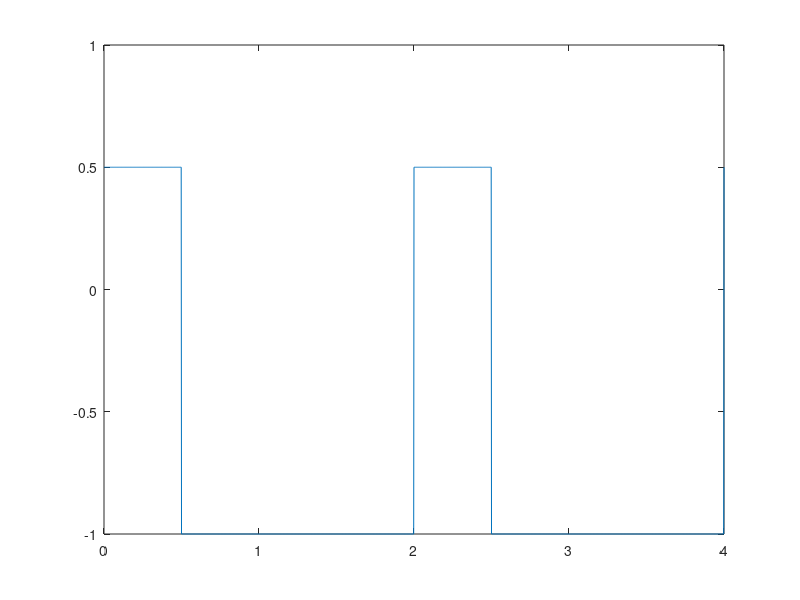
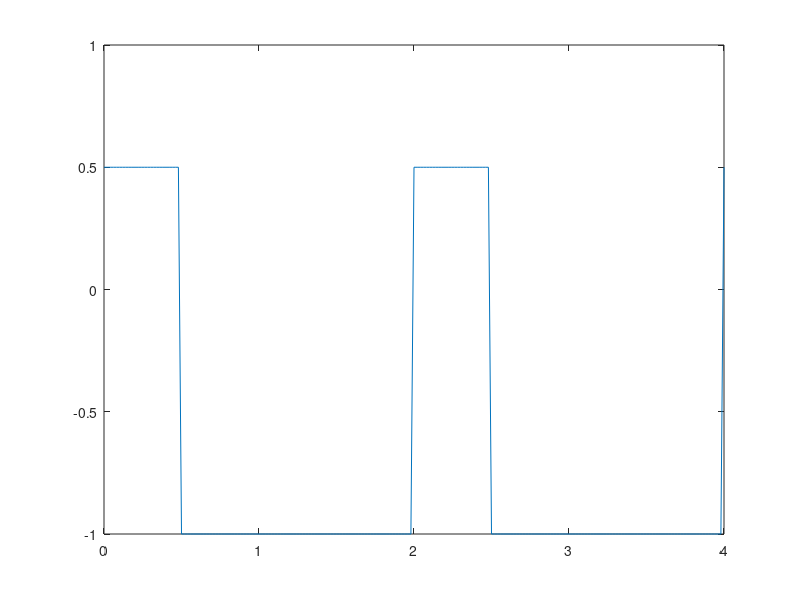
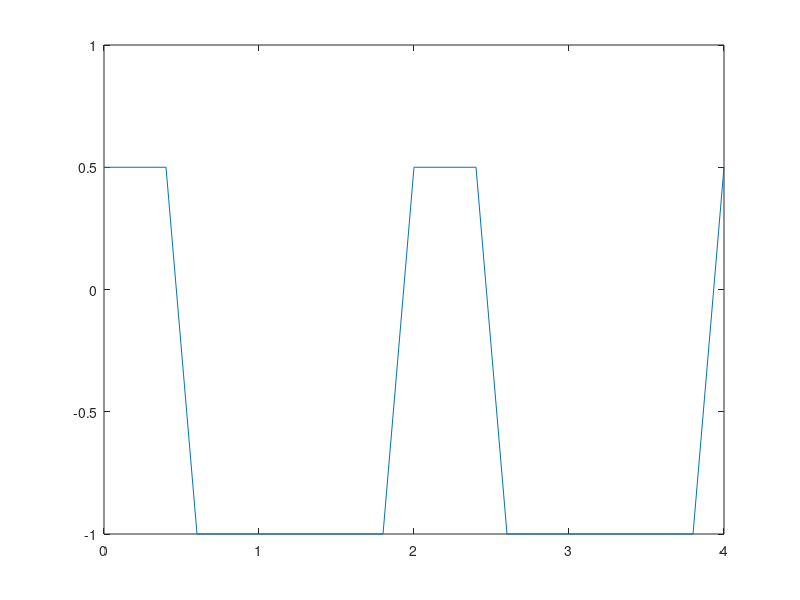

Write the MATLAB code that produced these figures, in order.
% am folosit informatii: https://www.mathworks.com/help/signal/ref/square.html?requestedDomain=www.mathworks.com

t1=0:0.002:4 %rezolutie temporara care afiseaza semnalul pt 4 s
t2=0:0.02:4
t3=0:0.2:4
T=2; %perioada
F=1/T %frecventa
x1=-0.25+0.75*square(2*pi*F*t1,25) %vectorul ce retine valorile semnalului; functia square primeste ca parametrii argumentul functiei sinus si factorul de umplere
%pentru ca semnalul sa aiba amplitudinea de 75% din valoarea initiala am setat o
%amplitudine de 0.75 iar pentru ca semnalul sa se situeze (sa coboare) intre -1 si 0.5 am
%adaugat o componenta continua de -0.25
x2=-0.25+0.75*square(2*pi*F*t2,25)
x3=-0.25+0.75*square(2*pi*F*t3,25)
figure(1)
plot(t1,x1)
figure(2)
plot(t2,x2)
figure(3)
plot(t3,x3)